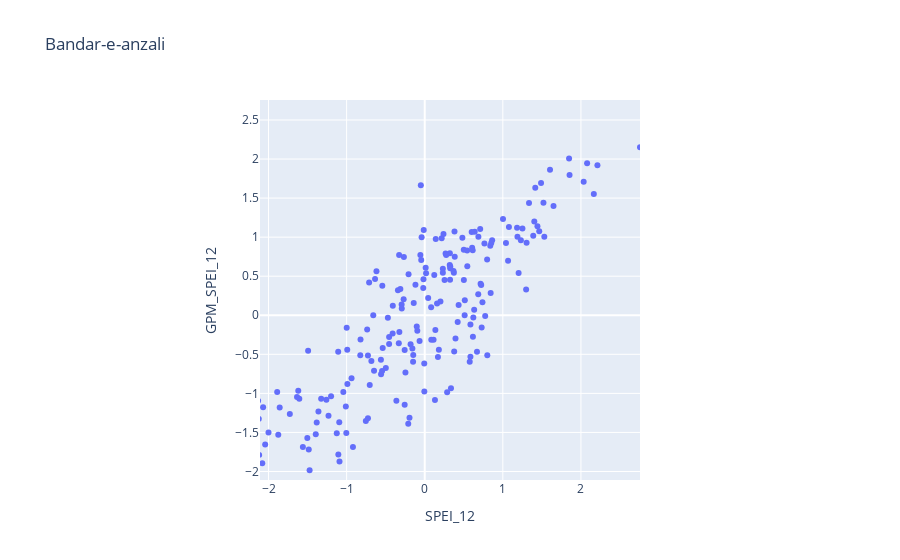
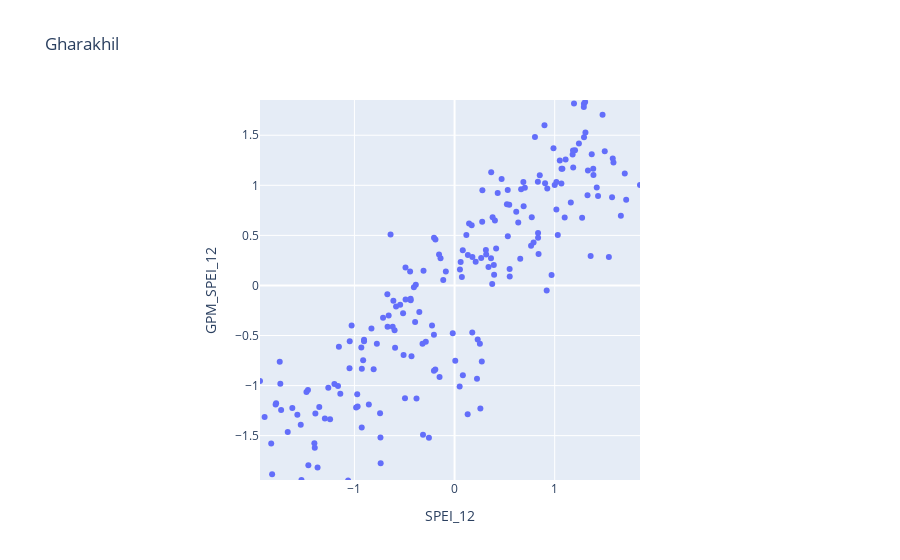
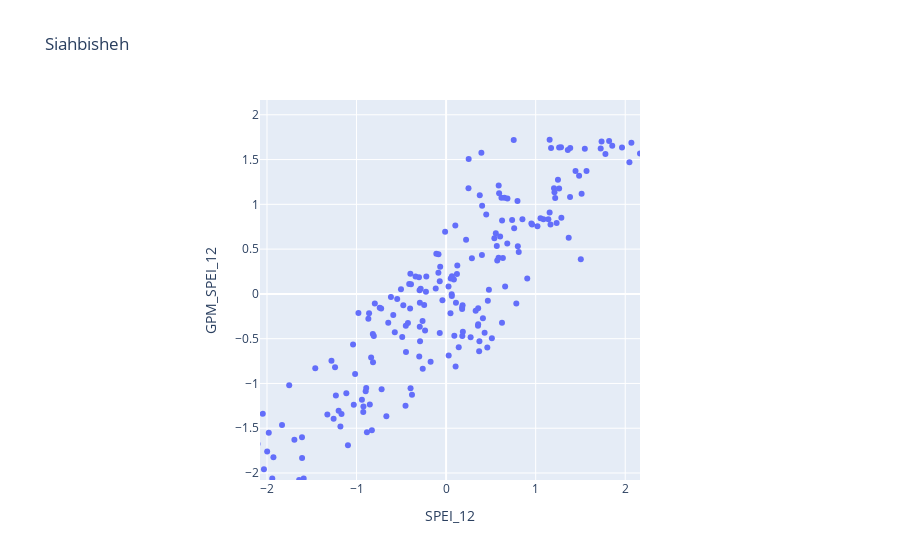

Notebook code for these charts, in order:
### Code cell
import plotly.express as px

for st in selected_stations:
    station_data = df.query('Station_Name == @st')
    fig = px.scatter(station_data, x=f'{di}_{scale}', y=f'GPM_{di}_{scale}', title=st)
    max_limit = max(station_data[f'{di}_{scale}'].max(), station_data[f'GPM_{di}_{scale}'].max())
    min_limit = max(station_data[f'{di}_{scale}'].min(), station_data[f'GPM_{di}_{scale}'].min())
    fig.update_layout(xaxis=dict(range=[min_limit, max_limit]), yaxis=dict(range=[min_limit, max_limit]))
    fig.update_yaxes(scaleanchor="x", scaleratio=1)
    fig.update_xaxes(constrain='domain')
    fig.show()

### Figure 1 — Plotly figure (JSON) as saved in the notebook; plotly's stock layout.template omitted (floating-point values rounded to 4 significant figures; data arrays with more than 128 entries replaced by an {"elided": "..."} marker saying what was removed)
{"data": [{"hovertemplate": "SPEI_12=%{x}<br>GPM_SPEI_12=%{y}<extra></extra>", "legendgroup": "", "marker": {"color": "#636efa", "symbol": "circle"}, "mode": "markers", "name": "", "orientation": "v", "showlegend": false, "type": "scatter", "x": {"elided": "214 float values"}, "xaxis": "x", "y": {"elided": "214 float values"}, "yaxis": "y"}], "layout": {"legend": {"tracegroupgap": 0}, "title": {"text": "Bandar-e-anzali"}, "xaxis": {"anchor": "y", "constrain": "domain", "domain": [0, 1], "range": [-2.109, 2.756], "title": {"text": "SPEI_12"}}, "yaxis": {"anchor": "x", "domain": [0, 1], "range": [-2.109, 2.756], "scaleanchor": "x", "scaleratio": 1, "title": {"text": "GPM_SPEI_12"}}}}

### Figure 2 — Plotly figure (JSON) as saved in the notebook; plotly's stock layout.template omitted (floating-point values rounded to 4 significant figures; data arrays with more than 128 entries replaced by an {"elided": "..."} marker saying what was removed)
{"data": [{"hovertemplate": "SPEI_12=%{x}<br>GPM_SPEI_12=%{y}<extra></extra>", "legendgroup": "", "marker": {"color": "#636efa", "symbol": "circle"}, "mode": "markers", "name": "", "orientation": "v", "showlegend": false, "type": "scatter", "x": {"elided": "214 float values"}, "xaxis": "x", "y": {"elided": "214 float values"}, "yaxis": "y"}], "layout": {"legend": {"tracegroupgap": 0}, "title": {"text": "Gharakhil"}, "xaxis": {"anchor": "y", "constrain": "domain", "domain": [0, 1], "range": [-1.943, 1.852], "title": {"text": "SPEI_12"}}, "yaxis": {"anchor": "x", "domain": [0, 1], "range": [-1.943, 1.852], "scaleanchor": "x", "scaleratio": 1, "title": {"text": "GPM_SPEI_12"}}}}

### Figure 3 — Plotly figure (JSON) as saved in the notebook; plotly's stock layout.template omitted (floating-point values rounded to 4 significant figures; data arrays with more than 128 entries replaced by an {"elided": "..."} marker saying what was removed)
{"data": [{"hovertemplate": "SPEI_12=%{x}<br>GPM_SPEI_12=%{y}<extra></extra>", "legendgroup": "", "marker": {"color": "#636efa", "symbol": "circle"}, "mode": "markers", "name": "", "orientation": "v", "showlegend": false, "type": "scatter", "x": {"elided": "214 float values"}, "xaxis": "x", "y": {"elided": "214 float values"}, "yaxis": "y"}], "layout": {"legend": {"tracegroupgap": 0}, "title": {"text": "Siahbisheh"}, "xaxis": {"anchor": "y", "constrain": "domain", "domain": [0, 1], "range": [-2.078, 2.165], "title": {"text": "SPEI_12"}}, "yaxis": {"anchor": "x", "domain": [0, 1], "range": [-2.078, 2.165], "scaleanchor": "x", "scaleratio": 1, "title": {"text": "GPM_SPEI_12"}}}}
